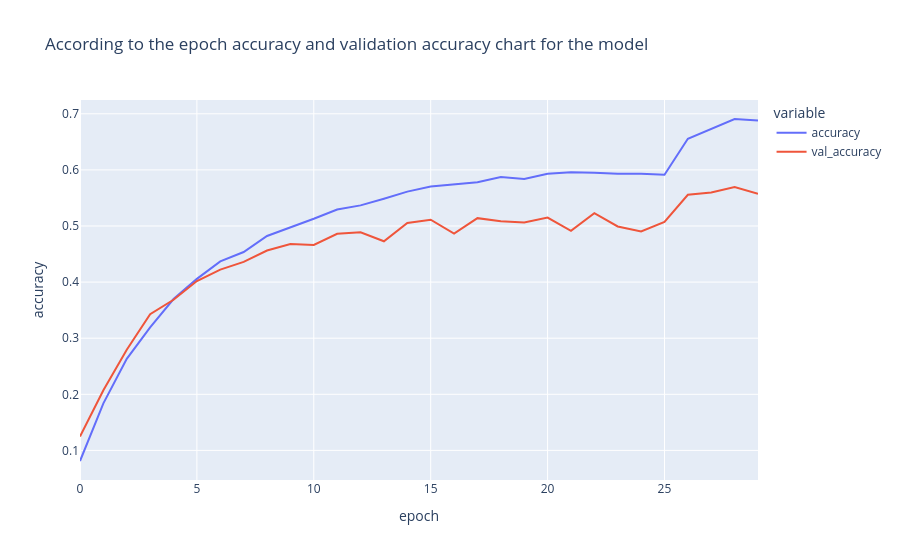

Notebook source saved alongside this figure:
### Code cell
fig=px.line(history.history,y=['accuracy','val_accuracy'],
           labels={'index':'epoch','value':'accuracy'},
           title=f'According to the epoch accuracy and validation accuracy chart for the model')
fig.show()

### Figure 1 — Plotly figure (JSON) as saved in the notebook; plotly's stock layout.template omitted (floating-point values rounded to 4 significant figures)
{"data": [{"hovertemplate": "variable=accuracy<br>epoch=%{x}<br>accuracy=%{y}<extra></extra>", "legendgroup": "accuracy", "line": {"color": "#636efa", "dash": "solid"}, "marker": {"symbol": "circle"}, "mode": "lines", "name": "accuracy", "orientation": "v", "showlegend": true, "type": "scatter", "x": [0, 1, 2, 3, 4, 5, 6, 7, 8, 9, 10, 11, 12, 13, 14, 15, 16, 17, 18, 19, 20, 21, 22, 23, 24, 25, 26, 27, 28, 29], "xaxis": "x", "y": [0.0811, 0.1839, 0.2632, 0.3194, 0.3698, 0.4057, 0.437, 0.4536, 0.4822, 0.4973, 0.5128, 0.5294, 0.5368, 0.5486, 0.5613, 0.5703, 0.5749, 0.5781, 0.5872, 0.5836, 0.593, 0.5956, 0.595, 0.5932, 0.5931, 0.5914, 0.6554, 0.6732, 0.6907, 0.6879], "yaxis": "y"}, {"hovertemplate": "variable=val_accuracy<br>epoch=%{x}<br>accuracy=%{y}<extra></extra>", "legendgroup": "val_accuracy", "line": {"color": "#EF553B", "dash": "solid"}, "marker": {"symbol": "circle"}, "mode": "lines", "name": "val_accuracy", "orientation": "v", "showlegend": true, "type": "scatter", "x": [0, 1, 2, 3, 4, 5, 6, 7, 8, 9, 10, 11, 12, 13, 14, 15, 16, 17, 18, 19, 20, 21, 22, 23, 24, 25, 26, 27, 28, 29], "xaxis": "x", "y": [0.1247, 0.207, 0.2795, 0.3427, 0.3685, 0.402, 0.4223, 0.436, 0.4563, 0.4679, 0.4662, 0.486, 0.4887, 0.4728, 0.5052, 0.5113, 0.4865, 0.514, 0.5085, 0.5063, 0.5151, 0.4915, 0.5228, 0.4992, 0.4904, 0.5074, 0.5557, 0.5596, 0.5695, 0.5574], "yaxis": "y"}], "layout": {"legend": {"title": {"text": "variable"}, "tracegroupgap": 0}, "title": {"text": "According to the epoch accuracy and validation accuracy chart for the model"}, "xaxis": {"anchor": "y", "domain": [0, 1], "title": {"text": "epoch"}}, "yaxis": {"anchor": "x", "domain": [0, 1], "title": {"text": "accuracy"}}}}
